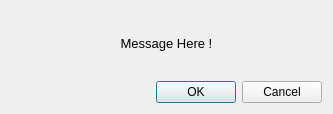
<?xml version="1.0" encoding="UTF-8"?>
<ui version="4.0">
 <class>Dialog</class>
 <widget class="QDialog" name="Dialog">
  <property name="geometry">
   <rect>
    <x>0</x>
    <y>0</y>
    <width>333</width>
    <height>114</height>
   </rect>
  </property>
  <property name="windowTitle">
   <string>Dialog</string>
  </property>
  <property name="styleSheet">
   <string notr="true">QMainWindow{
    color: #b1b1b1;
    background-color: #3c3c3c;
}

QWidget{
            background-color: #444;
            color: white;
}

QScrollArea{
            background-color: #444;
            color: white;
			border: 0px solid #222;
			
}

QListWidget{
            background-color: #444;
            color: white;
			border: 0px solid #222;
			
}

QStatusBar{
    color: white;
}

QMenuBar {
            background-color: #444;
}

QMenuBar::item {
            background-color: #444;
            color: rgb(255,255,255);
}

QMenuBar::item::selected {
            background-color: rgb(30,30,30);
}

QMenu {
            background-color: #3c3c3c;
}

QMenu::item {
            background-color: #3c3c3c;
            color: rgb(255,255,255);
}

QMenu::item::selected {
            background-color: rgb(30,30,30);
}

QDialog
{
    color: #b1b1b1;
    background-color: #3c3c3c;
}

QTabWidget QWidget
{
    background: #444;
}

#page, #page_2, #page_3 {
    background-color: #3c3c3c;
}

QGroupBox {
     color: #628CB2;
     border: 1px solid #222;
     border-radius: 5px;
     margin-top: 1ex; /* leave space at the top for the title */
}

QGroupBox::title {
     subcontrol-origin: margin;
     subcontrol-position: top center; /* position at the top center */
     padding: 0 3px;
     background-color: QLinearGradient( x1: 0, y1: 1, x2: 0, y2: 0, stop: 0 #333, stop: 1 #3c3c3c);
}

QHeaderView::section:vertical
{
    margin-bottom: 4px;
    border: 1px solid;
}

QLineEdit
{
    background-color: QLinearGradient( x1: 0, y1: 0, x2: 0, y2: 1, stop: 0 #4d4d4d, stop: 0 #646464, stop: 1 #5d5d5d);
    padding: 1px;
    border-style: solid;
    border: 1px solid #4D5056;
    border-radius: 5;
    color: #b1b1b1;
}

QPushButton
{
    color: #b1b1b1;
    background-color: QLinearGradient( x1: 0, y1: 0, x2: 0, y2: 1, stop: 0 #565656, stop: 0.1 #525252, stop: 0.5 #4e4e4e, stop: 0.9 #4a4a4a, stop: 1 #464646);
    border-width: 1px;
    border-color: #555555;
    border-style: solid;
    border-radius: 5;
    padding: 3px;
    padding-left: 5px;
    padding-right: 5px;
    outline: 0;
}

QPushButton:pressed
{
    background-color: QLinearGradient( x1: 0, y1: 0, x2: 0, y2: 1, stop: 0 #3d3d3d, stop: 0.1 #3b3b3b, stop: 0.5 #393939, stop: 0.9 #383838, stop: 1 #353535);
}

QComboBox
{
    color: #b1b1b1;
    background-color: QLinearGradient( x1: 0, y1: 0, x2: 0, y2: 1, stop: 0 #565656, stop: 0.1 #525252, stop: 0.5 #4e4e4e, stop: 0.9 #4a4a4a, stop: 1 #464646);
    border: 1px outset #4D5056;
    border-radius: 3px;
    padding: 1px 3px 1px 5px;
    selection-background-color: QLinearGradient( x1: 0, y1: 0, x2: 0, y2: 1, stop: 0 #097ace, stop: 1 #097ace);
    combobox-popup: 1;
}

QComboBox:hover, QPushButton:hover
{
    border: 1px solid QLinearGradient( x1: 0, y1: 0, x2: 0, y2: 1, stop: 0 #333 , stop: 1 #333);
}

QComboBox:on
{
    background-color: QLinearGradient( x1: 0, y1: 0, x2: 0, y2: 1, stop: 0 #2d2d2d, stop: 0.1 #2b2b2b, stop: 0.5 #292929, stop: 0.9 #282828, stop: 1 #252525);
}

QComboBox:!editable:on, QComboBox::drop-down:editable:on {
    background: QLinearGradient( x1: 0, y1: 0, x2: 0, y2: 1, stop: 0 #2d2d2d, stop: 0.1 #2b2b2b, stop: 0.5 #292929, stop: 0.9 #282828, stop: 1 #252525);
}

QComboBox::drop-down
{
     subcontrol-origin: padding;
     subcontrol-position: top right;
     border-left-width: 0px;
     border-left-color: black;
     border-left-style: inset;
     border-top-right-radius: 3px; /* same radius as the QComboBox */
     border-bottom-right-radius: 3px;
}

QComboBox::down-arrow {
     image: url(./icons/arrow.png);
}

QComboBox QAbstractItemView {
    selection-background-color: lightgray;
    background-color: #3c3c3c;
    border: 1px outset #3c3c3c;
}

QLabel
{
    color: #b1b1b1;
}

QSplitter::handle:vertical
{
    background: qlineargradient(x1:0, y1:0, x2:0, y2:1, stop:0 #494949, stop:1 #6f6f6f);
    height: 2px;
}

QSplitter::handle:horizontal
{
    background: qlineargradient(x1:0, y1:0, x2:1, y2:0, stop:0 #494949, stop:1 #6f6f6f);
    width: 2px;
}

QToolBox {
    background: #444;
}

QToolBox QScrollArea&gt;QWidget&gt;QWidget
{
    background: #444;
}

QToolBox::tab {
   background: qlineargradient(x1: 0, y1: 0, x2: 0, y2: 1, stop: 0 #E1E1E1, stop: 0.4 #DDDDDD, stop: 0.5 #D8D8D8, stop: 1.0 #D3D3D3);
   color: darkgray;
}

QToolBox::tab:selected {
    color: black;
}

QTabWidget::pane { /* The tab widget frame */
    border: 1px solid #333;
    background-color: #3c3c3c;
}

QTabBar::tab {
    background: #3a3a3a;
    border: 1px solid #222;
    border-bottom-color: #444; /* same as the pane color */
    min-width: 8ex;
    border-top-left-radius: 2px;
    border-top-right-radius: 2px;
    padding: 3px;
}


QTabBar::tab:selected, QTabBar::tab:hover {
    background: #444;
    border-bottom-color: #444; /* same as the pane color */
    color: white;
}

QTabBar::tab:!selected {
    margin-top: 2px; /* make non-selected tabs look smaller */
}

QPlainTextEdit {
    background-color: #3c3c3c;
    border: 0px solid #222;
}</string>
  </property>
  <property name="sizeGripEnabled">
   <bool>false</bool>
  </property>
  <layout class="QVBoxLayout" name="verticalLayout">
   <item>
    <widget class="QLabel" name="label">
     <property name="font">
      <font>
       <pointsize>10</pointsize>
      </font>
     </property>
     <property name="text">
      <string>Message Here !</string>
     </property>
     <property name="alignment">
      <set>Qt::AlignCenter</set>
     </property>
     <property name="wordWrap">
      <bool>true</bool>
     </property>
    </widget>
   </item>
   <item>
    <widget class="QDialogButtonBox" name="buttonBox">
     <property name="orientation">
      <enum>Qt::Horizontal</enum>
     </property>
     <property name="standardButtons">
      <set>QDialogButtonBox::Cancel|QDialogButtonBox::Ok</set>
     </property>
    </widget>
   </item>
  </layout>
 </widget>
 <resources/>
 <connections>
  <connection>
   <sender>buttonBox</sender>
   <signal>accepted()</signal>
   <receiver>Dialog</receiver>
   <slot>accept()</slot>
   <hints>
    <hint type="sourcelabel">
     <x>248</x>
     <y>254</y>
    </hint>
    <hint type="destinationlabel">
     <x>157</x>
     <y>274</y>
    </hint>
   </hints>
  </connection>
  <connection>
   <sender>buttonBox</sender>
   <signal>rejected()</signal>
   <receiver>Dialog</receiver>
   <slot>reject()</slot>
   <hints>
    <hint type="sourcelabel">
     <x>316</x>
     <y>260</y>
    </hint>
    <hint type="destinationlabel">
     <x>286</x>
     <y>274</y>
    </hint>
   </hints>
  </connection>
 </connections>
</ui>
